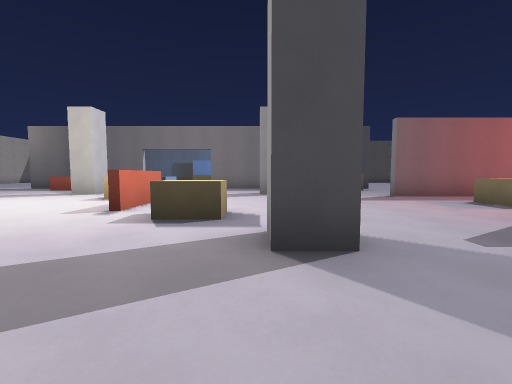
view 1 (above)

17 first-person views from a walk through a level from a Godot 3-D game. The camera is 1.3 m above the floor, tilts 4° down and sees 90° across. The floor is counted in squares, 2 m on a side. Each view is taken from the middle of a square. On the plan, view 1 faces up. The plan holds only what a view shows up to about 9 squares ahead; the rest is blank.

view 2
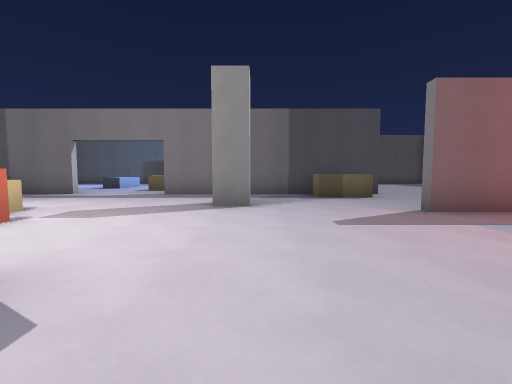

view 3
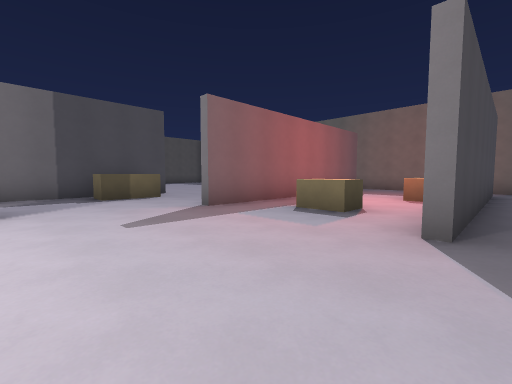

view 4
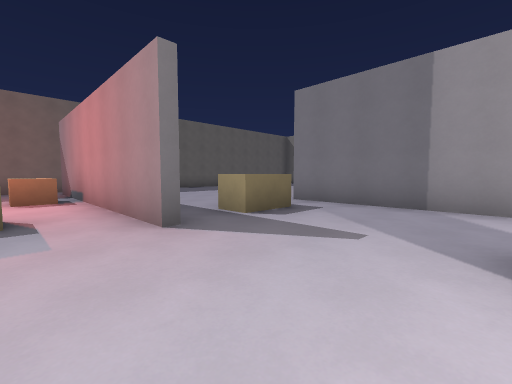

view 5
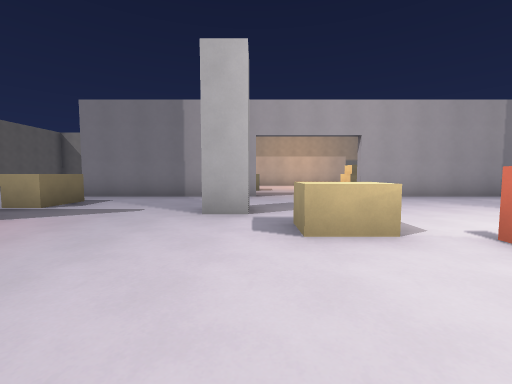

view 6
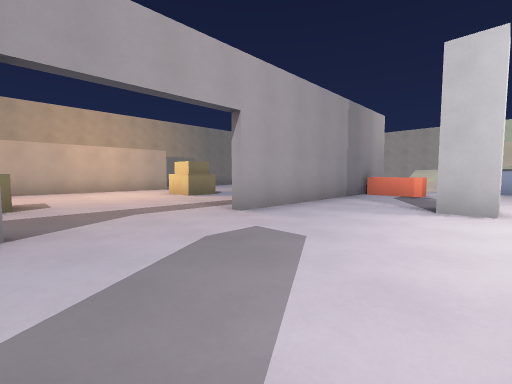

view 7
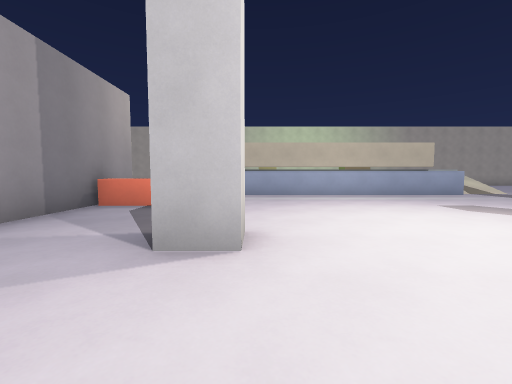

view 8
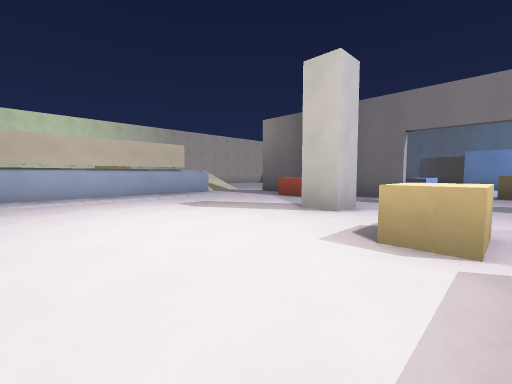

view 9
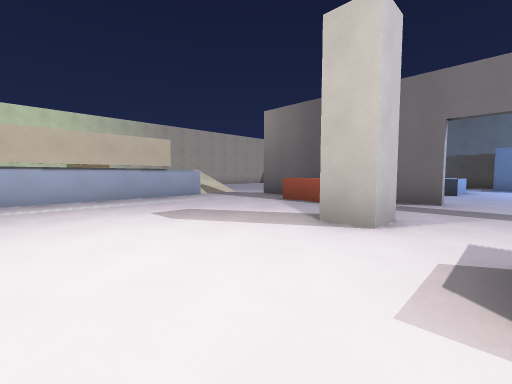

view 10
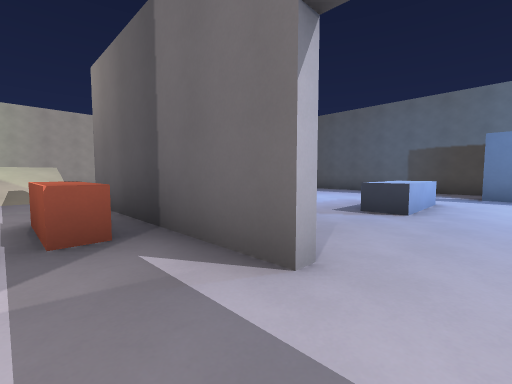

view 11
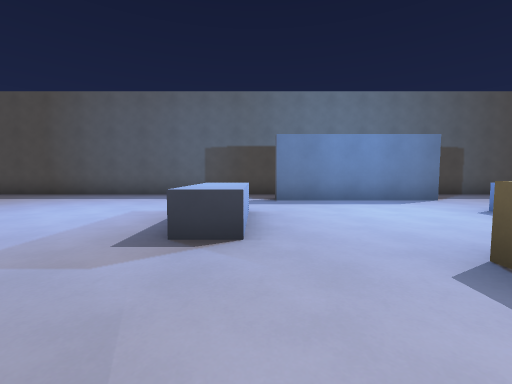

view 12
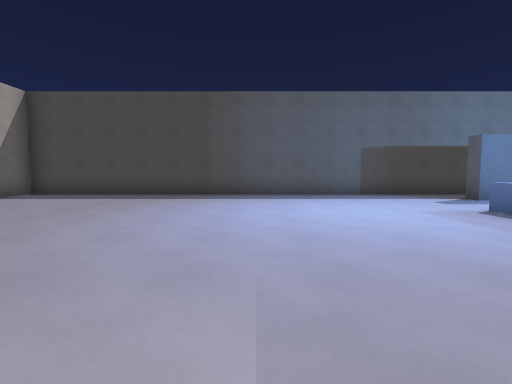

view 13
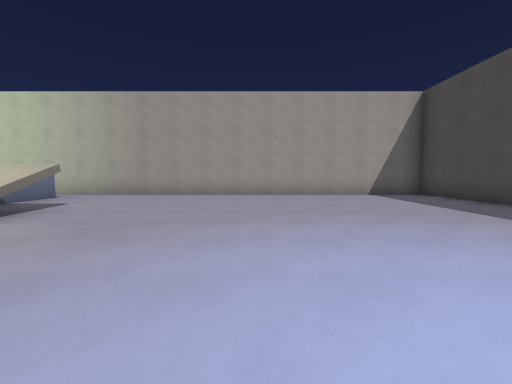

view 14
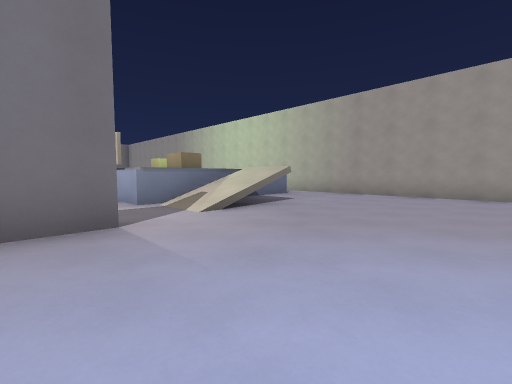

view 15
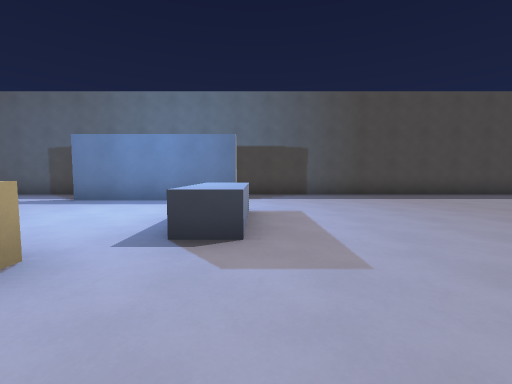

view 16
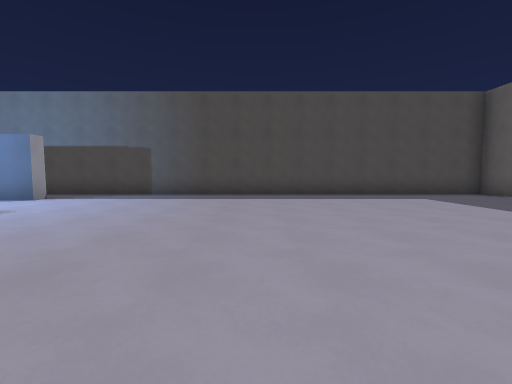

view 17
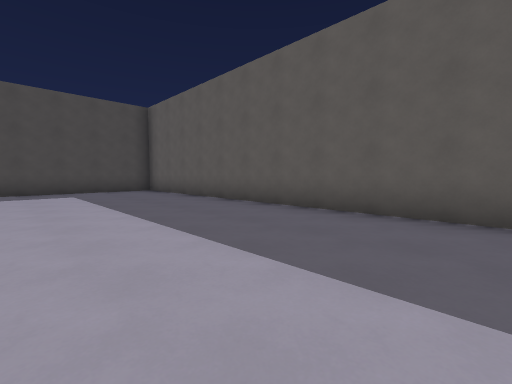

### Floor plan
Ten units are one square. View 1 is at (0, 0); x grows to the right and y downward. Boxes are objects, and circles mark ways between rooms. Rooms are numbered by the first view taken in them; rooms with no view inside come last. Other rooms are left out.
<svg viewBox="-178 -207 306 222">
<path fill="none" stroke="#000" d="M10 -21 1 -21 1 -29 9 -29M9 -81 1 -81M39 -36 75 -36M-59 -29 -51 -29 -51 -21M0 4 50 4M-51 -90 -51 -81 -59 -81M40 -8 40 -21 49 -21M44 -101 28 -101 28 -109M-49 -114 -100 -114M65 -34 40 -34M-67 -109 -67 -101 -82 -101M-83 -11 -83 2M51 -114 -20 -114M-85 4 -30 4M94 -36 110 -36M94 -74 40 -74M-110 -95 -110 -26M123 -30 123 -50M-5 -188 -5 -183 -45 -183 -45 -188M-100 -116 -89 -116M-134 -95 -110 -95M-160 -95 -150 -95M123 -99 123 -202 -173 -202 -173 -95"/>
<rect x="-35" y="-65" width="10" height="20" fill="#bbb"><title>barricade</title></rect>
<rect x="-35" y="-75" width="10" height="10" fill="#bbb"><title>crate</title></rect>
<rect x="-15" y="-45" width="10" height="10" fill="#bbb"><title>crate</title></rect>
<rect x="55" y="-65" width="10" height="20" fill="#bbb"><title>crate</title></rect>
<rect x="75" y="-45" width="20" height="10" fill="#bbb"><title>crate</title></rect>
<rect x="-55" y="-165" width="10" height="20" fill="#bbb"><title>other object</title></rect>
<rect x="-5" y="-165" width="10" height="20" fill="#bbb"><title>other object</title></rect>
<circle cx="-30" cy="-110" r="3" fill="#2a7"/>
<circle cx="-95" cy="-95" r="3" fill="#2a7"/>
<circle cx="57" cy="-90" r="3" fill="#2a7"/>
<text x="-10" y="-50">1</text>
<text x="-20" y="-150">2</text>
</svg>
Room 1 opens to room 2.

Where each view was taken, in squares from view 1:
view 1: 0 up, 0 right, facing up
view 2: 3 up, 1 right, facing up
view 3: 3 up, 1 right, facing up-right
view 4: 5 up, 1 right, facing down-right
view 5: 7 up, 0 right, facing down
view 6: 3 up, 0 right, facing down-left
view 7: 3 up, 3 left, facing left
view 8: 4 up, 3 left, facing up-left
view 9: 5 up, 4 left, facing up-left
view 10: 10 up, 4 left, facing up-left
view 11: 12 up, 5 left, facing up
view 12: 12 up, 10 left, facing up
view 13: 15 up, 9 left, facing left
view 14: 15 up, 9 left, facing down-left
view 15: 12 up, 0 right, facing up
view 16: 12 up, 5 right, facing up
view 17: 10 up, 8 right, facing up-right
